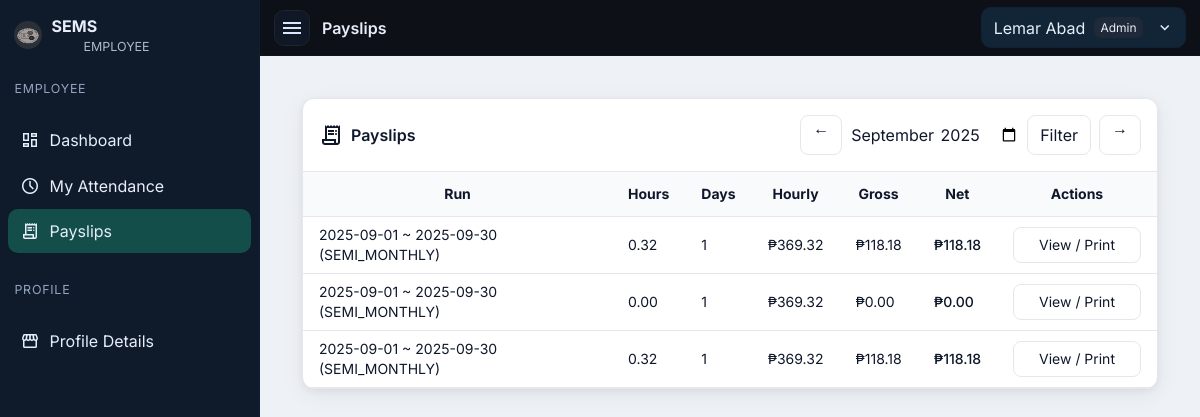
Screenshot of /public/employee/payslips.php (signed in) with the database file from the repository.
### tables this page shows
CREATE TABLE `users` (
  `id` int(11) NOT NULL,
  `username` varchar(60) NOT NULL,
  `password_hash` varchar(255) NOT NULL,
  `role` enum('ADMIN','HR','MANAGER','EMPLOYEE') NOT NULL,
  `employee_id` int(11) DEFAULT NULL
);

CREATE TABLE `employees` (
  `id` int(11) NOT NULL,
  `emp_no` varchar(30) NOT NULL,
  `fname` varchar(60) NOT NULL,
  `lname` varchar(60) NOT NULL,
  `position` varchar(80) DEFAULT NULL,
  `department` varchar(80) DEFAULT NULL,
  `pay_group` enum('WEEKLY','SEMI_MONTHLY','MONTHLY') DEFAULT 'SEMI_MONTHLY',
  `monthly_rate` decimal(10,2) DEFAULT 0.00,
  `hourly_rate` decimal(10,2) DEFAULT 0.00,
  `email` varchar(120) DEFAULT NULL,
  `phone` varchar(40) DEFAULT NULL,
  `address` text DEFAULT NULL,
  `photo_path` varchar(255) DEFAULT NULL,
  `active` tinyint(1) DEFAULT 1,
  `created_at` timestamp NOT NULL DEFAULT current_timestamp()
);

CREATE TABLE `payslips` (
  `id` bigint(20) NOT NULL,
  `run_id` bigint(20) NOT NULL,
  `employee_id` int(11) NOT NULL,
  `total_hours` decimal(10,2) NOT NULL,
  `days_worked` int(11) NOT NULL,
  `hourly_rate` decimal(10,2) NOT NULL,
  `monthly_rate` decimal(10,2) NOT NULL,
  `gross_pay` decimal(10,2) NOT NULL,
  `deductions` decimal(10,2) DEFAULT 0.00,
  `net_pay` decimal(10,2) NOT NULL,
  `generated_at` datetime NOT NULL DEFAULT current_timestamp()
);

CREATE TABLE `payroll_runs` (
  `id` bigint(20) NOT NULL,
  `run_label` varchar(80) DEFAULT NULL,
  `pay_group` enum('WEEKLY','SEMI_MONTHLY','MONTHLY') NOT NULL,
  `period_start` date NOT NULL,
  `period_end` date NOT NULL,
  `created_by` int(11) NOT NULL,
  `created_at` datetime NOT NULL DEFAULT current_timestamp()
);

### public/partials/auth.php (called while the page is built, shortened)
<?php
function current_user(PDO $db){
  $sql="SELECT u.id,u.username,u.role,u.employee_id,
               COALESCE(CONCAT(e.fname,' ',e.lname), u.username) AS name,
               e.position
        FROM users u
        LEFT JOIN employees e ON e.id=u.employee_id
        WHERE u.id=?";
  $st=$db->prepare($sql); $st->execute([$_SESSION['uid']]);
  return $st->fetch(PDO::FETCH_ASSOC);
}

### public/employee/payslips.php (the view)
<?php
require __DIR__.'/../partials/auth.php'; login_required();
$u  = current_user($db);
$ym = $_GET['ym'] ?? date('Y-m');
$ps=$db->prepare("
  SELECT p.id, p.total_hours, p.days_worked, p.hourly_rate, p.gross_pay, p.net_pay,
         pr.run_label, pr.period_start
  FROM payslips p
  JOIN payroll_runs pr ON pr.id=p.run_id
  WHERE p.employee_id=? AND DATE_FORMAT(pr.period_start,'%Y-%m')=?
  ORDER BY p.id DESC
");
$ps->execute([$u['employee_id'],$ym]);
$page_title='Payslips';
require __DIR__.'/../partials/layout_head.php';
require __DIR__.'/../partials/layout_nav.php';
$dt0  = strtotime($ym.'-01');
$prev = date('Y-m', strtotime('-1 month', $dt0));
$next = date('Y-m', strtotime('+1 month', $dt0));
?>
  <div class="max-w-6xl mx-auto p-4 md:p-6">
    <div class="bg-white rounded-xl shadow-soft border">
      <div class="p-4 flex items-center justify-between">
        <div class="font-semibold flex items-center gap-2"><span class="material-symbols-outlined">receipt_long</span> Payslips</div>
        <div class="flex items-center gap-2">
          <a class="px-3 h-10 rounded-lg border" href="?ym=<?= htmlspecialchars($prev) ?>">←</a>
          <form class="flex items-center gap-2">
            <input type="month" name="ym" value="<?= htmlspecialchars($ym) ?>" class="rounded-lg border-slate-300">
            <button class="px-3 h-10 rounded-lg border">Filter</button>
          </form>
          <a class="px-3 h-10 rounded-lg border" href="?ym=<?= htmlspecialchars($next) ?>">→</a>
        </div>
      </div>
      <div class="overflow-x-auto">
        <table class="min-w-full text-sm">
          <thead class="bg-slate-50 border-y">
            <tr>
              <th class="px-4 py-3">Run</th>
              <th class="px-4 py-3">Hours</th>
              <th class="px-4 py-3">Days</th>
              <th class="px-4 py-3">Hourly</th>
              <th class="px-4 py-3">Gross</th>
              <th class="px-4 py-3">Net</th>
              <th class="px-4 py-3 w-40">Actions</th>
            </tr>
          </thead>
          <tbody>
            <?php foreach($ps as $p): ?>
              <tr class="border-b hover:bg-slate-50">
                <td class="px-4 py-2"><?= htmlspecialchars($p['run_label']) ?></td>
                <td class="px-4 py-2"><?= number_format($p['total_hours'],2) ?></td>
                <td class="px-4 py-2"><?= (int)$p['days_worked'] ?></td>
                <td class="px-4 py-2">₱<?= number_format($p['hourly_rate'],2) ?></td>
                <td class="px-4 py-2">₱<?= number_format($p['gross_pay'],2) ?></td>
                <td class="px-4 py-2 font-medium">₱<?= number_format($p['net_pay'],2) ?></td>
                <td class="px-4 py-2">
                  <a class="px-3 h-9 grid place-items-center rounded-lg border"
                     href="/sems/public/payslip.php?id=<?= (int)$p['id'] ?>" target="_blank">View / Print</a>
                </td>
              </tr>
            <?php endforeach; if($ps->rowCount()==0): ?>
              <tr><td colspan="7" class="px-4 py-6 text-slate-500">No payslips for this month.</td></tr>
            <?php endif; ?>
          </tbody>
        </table>
      </div>
    </div>
  </div>
<?php require __DIR__.'/../partials/layout_foot.php'; ?>

### public/partials/layout_nav.php (shortened to what this page needs)
<?php
require_once __DIR__.'/auth.php';
$u = current_user($db) ?? ['name'=>'User','role'=>'EMPLOYEE','position'=>null];
$page_title = $page_title ?? 'Dashboard';
function sems_nav_sections(string $role): array {
  $sections = [];
  if ($role === 'EMPLOYEE') {
    $sections[] = ['label'=>'Employee','items'=>[
      ['Dashboard','/sems/public/employee/dashboard.php','dashboard'],
      ['My Attendance','/sems/public/employee/attendance.php','schedule'],
      ['Payslips','/sems/public/employee/payslips.php','receipt_long'],
    ]];
  }
  $sections[] = ['label'=>'Profile','items'=>[
    ['Profile Details','/sems/public/employee/profile.php','storefront']
  ]];
  return $sections;
}
$sections = sems_nav_sections($u['role']);
?>
<nav id="sb" class="sb" aria-label="Sidebar">
  <div class="sb-head">
    <img src="/sems/public/assets/logo.png" alt="SEMS">
    <div>
      <div style="font-weight:700">SEMS</div>
      <div class="sb-role"><?= htmlspecialchars($u['role']) ?></div>
    </div>
  </div>
  <?php foreach ($sections as $section): ?>
    <div class="sb-section"><?= htmlspecialchars($section['label']) ?></div>
    <ul>
      <?php foreach ($section['items'] as [$label,$href,$icon]):
        $is = (strpos($_SERVER['REQUEST_URI'],$href)===0) ? 'active' : ''; ?>
        <li><a class="<?= $is ?>" href="<?= $href ?>"><span class="ms"><?= $icon ?></span><span><?= htmlspecialchars($label) ?></span></a></li>
      <?php endforeach; ?>
    </ul>
  <?php endforeach; ?>
</nav>
<header class="topbar" role="banner">
  <button id="toggle" class="hambtn" aria-label="Toggle navigation">
    <span class="material-symbols-outlined">menu</span>
  </button>
  <div style="font-weight:600"><?= htmlspecialchars($page_title) ?></div>
  <div class="menu" id="profileMenu">
    <button class="menu-btn" type="button" title="Account">
      <span><?= htmlspecialchars($u['name'] ?? 'User') ?></span>
      <?php if(!empty($u['position'])): ?><span class="badge"><?= htmlspecialchars($u['position']) ?></span><?php endif; ?>
      <span class="material-symbols-outlined" style="font-size:18px;margin-left:.25rem">expand_more</span>
    </button>
  </div>
</header>
<div id="main"><div class="container">

### public/partials/layout_head.php (style rules this page uses)
:root { --sb-w:260px; --brand:#0d1117; --sidebar:#0f1a2b; --sidebar-hover:#14233c; --active:#134e4a; --surface:#eef2f6; --card:#ffffff; --ink:#0f172a; --muted:#64748b; --accent:#10b981; }
* { box-sizing:border-box }
html,body { margin:0 }
body { font-family:Inter,system-ui,Segoe UI,Roboto,Arial,sans-serif; background:var(--surface); color:var(--ink); }
.topbar { position:sticky; top:0; z-index:50; height:56px; display:flex; align-items:center; gap:.75rem; background:var(--brand); color:#e7eef9; border-bottom:1px solid #0e1520; padding-inline:14px; transition: padding-left .2s ease; }
.hambtn { width:36px;height:36px;display:inline-grid;place-items:center;border-radius:.6rem;border:1px solid #1b2433;background:#101826;color:#dbe7ff;cursor:pointer }
.material-symbols-outlined { font-variation-settings:'FILL' 0,'wght' 400,'GRAD' 0,'opsz' 24 }
.menu { position:relative;margin-left:auto }
.menu-btn { display:flex;align-items:center;gap:.55rem;cursor:pointer;background:#122536;color:#e5eef9;border:1px solid #0f2132;border-radius:.6rem;padding:.45rem .7rem }
.badge { background:#1f2937;color:#e5eef9;font-size:.75rem;border-radius:.45rem;padding:.12rem .4rem }
.sb { position:fixed;inset:0 auto 0 0;z-index:60;width:var(--sb-w);background:var(--sidebar);color:#e7eef9;border-right:1px solid #0f2033;transform:translateX(-100%);transition:transform .2s ease;display:flex;flex-direction:column }
.sb.open { transform:translateX(0) }
.sb-head { display:flex;gap:.6rem;align-items:center;padding:14px }
.sb-head img { width:28px;height:28px;border-radius:50%;background:#2b3038 }
.sb-role { font-size:.78rem;opacity:.75;margin-left:2rem }
.sb ul { list-style:none;margin:8px 8px 16px;padding:0 }
.sb li { margin:.1rem 0 }
.sb a { display:flex;align-items:center;gap:.6rem;color:#e7eef9;padding:10px 12px;border-radius:10px }
.sb a.active { background:var(--active) }
.sb-section { padding:.6rem .9rem;color:#93a4bf;font-size:.78rem;text-transform:uppercase;letter-spacing:.06em }
.ms { font-family:'Material Symbols Outlined';font-weight:400;font-style:normal;font-size:20px;line-height:1 }
#main { min-height:calc(100vh - 56px);transition:padding-left .2s ease; }
.container { max-width:1100px;margin:0 auto;padding:18px }
@media (min-width: 992px) { body.with-sb .topbar { padding-left:calc(14px + var(--sb-w)); } }
@media (min-width: 992px) { body.with-sb #main { padding-left:var(--sb-w); } }

### rows the page displays
users: role "EMPLOYEE", employee.position "Admin"
payslips: run.run_label "2025-09-01 ~ 2025-09-30 (SEMI_MONTHLY)", total_hours "0.32", days_worked "1", hourly_rate "369.32", gross_pay "118.18", net_pay "118.18"
payslips: run.run_label "2025-09-01 ~ 2025-09-30 (SEMI_MONTHLY)", total_hours "0.00", days_worked "1", hourly_rate "369.32", gross_pay "0.00", net_pay "0.00"
payslips: run.run_label "2025-09-01 ~ 2025-09-30 (SEMI_MONTHLY)", total_hours "0.32", days_worked "1", hourly_rate "369.32", gross_pay "118.18", net_pay "118.18"

### other values shown
$section['label'] "EMPLOYEE"
$label "Dashboard"
$label "My Attendance"
$label "Payslips"
$section['label'] "PROFILE"
$label "Profile Details"
$page_title "Payslips"
$u['name'] "Lemar Abad"
